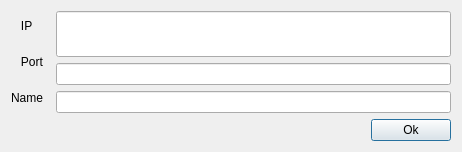
<?xml version="1.0" encoding="UTF-8"?>
<ui version="4.0">
 <class>SettingDialog</class>
 <widget class="QDialog" name="SettingDialog">
  <property name="geometry">
   <rect>
    <x>0</x>
    <y>0</y>
    <width>462</width>
    <height>152</height>
   </rect>
  </property>
  <property name="windowTitle">
   <string>Dialog</string>
  </property>
  <layout class="QHBoxLayout" name="horizontalLayout_3">
   <item>
    <layout class="QVBoxLayout" name="verticalLayout_3">
     <item>
      <layout class="QHBoxLayout" name="horizontalLayout">
       <item>
        <layout class="QVBoxLayout" name="verticalLayout">
         <item>
          <widget class="QLabel" name="label">
           <property name="text">
            <string>   IP</string>
           </property>
          </widget>
         </item>
         <item>
          <widget class="QLabel" name="label_2">
           <property name="text">
            <string>   Port  </string>
           </property>
          </widget>
         </item>
         <item>
          <widget class="QLabel" name="label_3">
           <property name="text">
            <string>Name</string>
           </property>
          </widget>
         </item>
        </layout>
       </item>
       <item>
        <layout class="QVBoxLayout" name="verticalLayout_2">
         <item>
          <widget class="QLineEdit" name="lineEdit">
           <property name="sizePolicy">
            <sizepolicy hsizetype="Expanding" vsizetype="Preferred">
             <horstretch>0</horstretch>
             <verstretch>4</verstretch>
            </sizepolicy>
           </property>
          </widget>
         </item>
         <item>
          <widget class="QLineEdit" name="lineEdit_2">
           <property name="sizePolicy">
            <sizepolicy hsizetype="Ignored" vsizetype="Preferred">
             <horstretch>0</horstretch>
             <verstretch>1</verstretch>
            </sizepolicy>
           </property>
          </widget>
         </item>
         <item>
          <widget class="QLineEdit" name="lineEdit_3"/>
         </item>
        </layout>
       </item>
      </layout>
     </item>
     <item>
      <layout class="QHBoxLayout" name="horizontalLayout_2">
       <item>
        <spacer name="horizontalSpacer">
         <property name="orientation">
          <enum>Qt::Horizontal</enum>
         </property>
         <property name="sizeHint" stdset="0">
          <size>
           <width>40</width>
           <height>20</height>
          </size>
         </property>
        </spacer>
       </item>
       <item>
        <widget class="QPushButton" name="pushButton">
         <property name="text">
          <string>Ok</string>
         </property>
        </widget>
       </item>
      </layout>
     </item>
    </layout>
   </item>
  </layout>
 </widget>
 <resources/>
 <connections/>
</ui>
